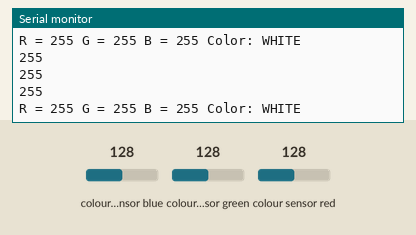
This sketch was run on a simulated Arduino Uno, built with avr-gcc and run on an emulated ATmega328P. On the bench: the last lines printed to the serial monitor. Wiring (inferred from the names in the program): TCS3200 colour sensor: output pin 8; S2 pin 10; S3 pin 11; S0 pin 12; S1 pin 9. Inputs (shaded band) come from the test bench; at power-on: colour sensor blue 128, colour sensor green 128, colour sensor red 128.

Above: at 7.8 s.
7.9 s: colour sensor blue set to 5
At 8.33 s:
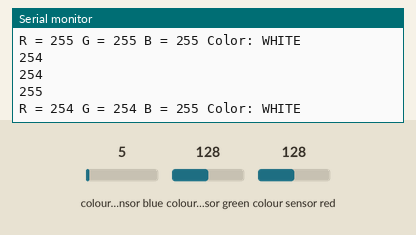
9.4 s: colour sensor green set to 5
At 9.84 s:
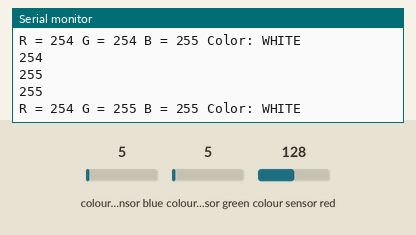

Measured:
- after the input at 7.9 s, the serial monitor: prints a new line after 0.21 s (image 1)
- after the input at 9.4 s, the serial monitor: prints a new line after 0.24 s (image 2)

The sketch:

RGBColor.ino
```cpp
//Arduino pins:
#define S0 12
#define S1 9
#define S2 10
#define S3 11
#define sensorOut 8


//Output from the sensor:
int redFrequency = 0;
int greenFrequency = 0;
int blueFrequency = 0;

//Formatted color values:
int redColor = 0;
int greenColor = 0;
int blueColor = 0;

//Values used for calibration
int redMin;
int redMax;
int greenMin;
int greenMax;
int blueMin;
int blueMax;

int color = 0;

void setup() {
 //Declarations:
 pinMode(S0, OUTPUT);
 pinMode(S1, OUTPUT);
 pinMode(S2, OUTPUT);
 pinMode(S3, OUTPUT);


 pinMode(sensorOut, INPUT);
 // Set frequency scaling to 20%:
 digitalWrite(S0, HIGH);
 digitalWrite(S1, LOW);
 Serial.begin(9600);//begin serial communication
 calibrate();//calibrate sensor (look at serial monitor)
}

void loop() {
 readColor();//read sensor
 decideColor();//format color values
 printColor();//print values
}

void decideColor() {//format color values
 //Limit possible values:
 redColor = constrain(redColor, 0, 255);
 greenColor = constrain(greenColor, 0, 255);
 blueColor = constrain(blueColor, 0, 255);

 //find brightest color:
 int maxVal = max(redColor, blueColor);
 maxVal = max(maxVal, greenColor);
 //map new values
 redColor = map(redColor, 0, maxVal, 0, 255);
 greenColor = map(greenColor, 0, maxVal, 0, 255);
 blueColor = map(blueColor, 0, maxVal, 0, 255);
 redColor = constrain(redColor, 0, 255);
 greenColor = constrain(greenColor, 0, 255);
 blueColor = constrain(blueColor, 0, 255);

 //light led
 //analogWrite(redLED, redColor);
 Serial.println(redColor);
  Serial.println();
   Serial.println(greenColor);
    Serial.println();
     Serial.println(blueColor);
      Serial.println();

 //decide which color is present (you may need to change some values here):
 if (redColor > 250 && greenColor > 250 && blueColor > 250) {
   color = 1;//white
 }
 else if (redColor < 25 && greenColor < 25 && blueColor < 25) {
   color = 2;//black
 }
 else if (redColor > 200 &&  greenColor > 200 && blueColor < 100) {
   color = 4;//yellow
 }
 else if (redColor > 200 &&  greenColor > 25 /*&& blueColor < 100*/) {
   color = 3;//orange
 }
 else if (redColor > 200 &&  greenColor < 100 && blueColor > 200) {
   color = 5;//purple
 }
 else if (redColor > 250 && greenColor < 200 && blueColor < 200) {
   color = 6;//red
 }
 else if (redColor < 200 && greenColor > 250 && blueColor < 200) {
   color = 7;//green
 }
 else if (redColor < 200 /*&& greenColor < 200*/ && blueColor > 250) {
   color = 8;//blue
 }
 else {
   color = 0;//unknown
 }
}

void calibrate() {
 Serial.println("Calibrating...");
 Serial.println("White");//aim sensor at something white
 //set calibration vaues:

 digitalWrite(13, HIGH);
 delay(2000);
 digitalWrite(S2, LOW);
 digitalWrite(S3, LOW);
 redMin = pulseIn(sensorOut, LOW);
 delay(100);
 digitalWrite(S2, HIGH);
 digitalWrite(S3, HIGH);
 greenMin = pulseIn(sensorOut, LOW);
 delay(100);
 digitalWrite(S2, LOW);
 digitalWrite(S3, HIGH);
 blueMin = pulseIn(sensorOut, LOW);
 delay(100);
 Serial.println("next...");//aim sensor at something black
 digitalWrite(13, LOW);
 delay(2000);
 Serial.println("Black");

 //set calibration values:
 digitalWrite(13, HIGH);
 delay(2000);
 digitalWrite(S2, LOW);
 digitalWrite(S3, LOW);
 redMax = pulseIn(sensorOut, LOW);
 delay(100);
 digitalWrite(S2, HIGH);
 digitalWrite(S3, HIGH);
 greenMax = pulseIn(sensorOut, LOW);
 delay(100);
 digitalWrite(S2, LOW);
 digitalWrite(S3, HIGH);
 blueMax = pulseIn(sensorOut, LOW);
 delay(100);
 Serial.println("Done calibrating.");
 digitalWrite(13, LOW);
}

void printColor() {//print data
 Serial.print("R = ");
 Serial.print(redColor);
 Serial.print(" G = ");
 Serial.print(greenColor);
 Serial.print(" B = ");
 Serial.print(blueColor);
 Serial.print(" Color: ");
 switch (color) {
   case 1: Serial.println("WHITE"); break;
   case 2: Serial.println("BLACK"); break;
   case 3: Serial.println("ORANGE"); break;
   case 4: Serial.println("YELLOW"); break;
   case 5: Serial.println("PURPLE"); break;
   case 6: Serial.println("RED"); break;
   case 7: Serial.println("GREEN"); break;
   case 8: Serial.println("BLUE"); break;
   default: Serial.println("unknown"); break;
 }
}

void readColor() {//get data from sensor
 //red:
 digitalWrite(S2, LOW);
 digitalWrite(S3, LOW);
 redFrequency = pulseIn(sensorOut, LOW);
 redColor = map(redFrequency, redMin, redMax, 255, 0);
 delay(100);

 //green:
 digitalWrite(S2, HIGH);
 digitalWrite(S3, HIGH);
 greenFrequency = pulseIn(sensorOut, LOW);
 greenColor = map(greenFrequency, greenMin, greenMax, 255, 0);
 delay(100);

 //blue:
 digitalWrite(S2, LOW);
 digitalWrite(S3, HIGH);
 blueFrequency = pulseIn(sensorOut, LOW);
 blueColor = map(blueFrequency, blueMin, blueMax, 255, 0);
 delay(100);
}
```
